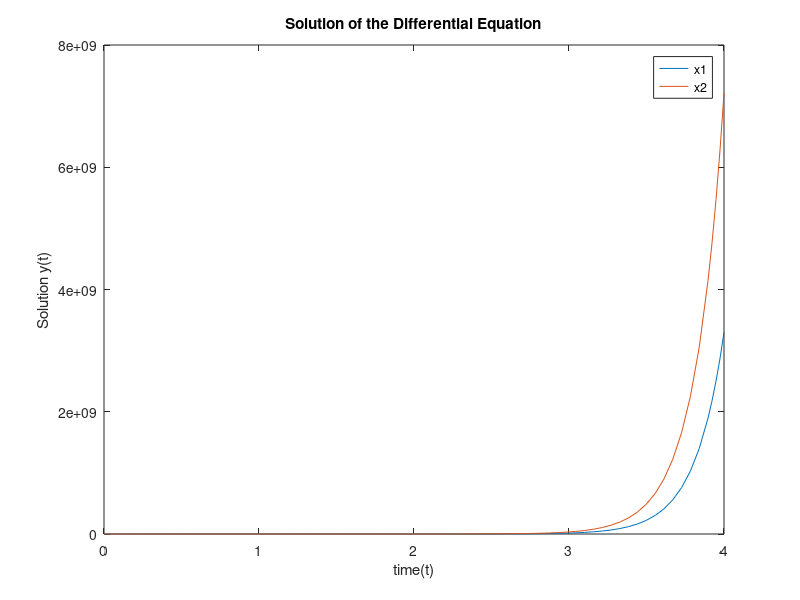

Write the MATLAB code that produced this figure.
f =@(t,x) [1 2 ; 3 4] * x + [1; 2] * t^2;

x0 = [2; 3];
t = [0 4];
[t x] = ode45(f, t, x0);

plot(t, x);
xlabel('time(t)');
ylabel('Solution y(t)');
title('Solution of the Differential Equation');
legend('x1', 'x2');
